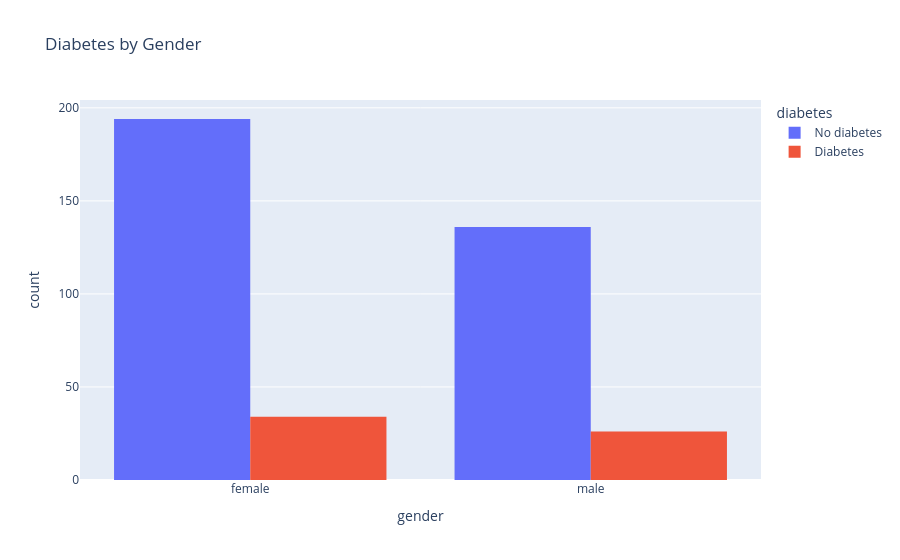

The notebook cell saved with this chart:
### Code cell
px.histogram(df, x='gender', color='diabetes', barmode='group', title='Diabetes by Gender')

### Figure 1 — Plotly figure (JSON) as saved in the notebook; plotly's stock layout.template omitted (floating-point values rounded to 4 significant figures; data arrays with more than 128 entries replaced by an {"elided": "..."} marker saying what was removed)
{"data": [{"alignmentgroup": "True", "bingroup": "x", "hovertemplate": "diabetes=No diabetes<br>gender=%{x}<br>count=%{y}<extra></extra>", "legendgroup": "No diabetes", "marker": {"color": "#636efa", "pattern": {"shape": ""}}, "name": "No diabetes", "offsetgroup": "No diabetes", "orientation": "v", "showlegend": true, "type": "histogram", "x": {"elided": "330 str values"}, "xaxis": "x", "yaxis": "y"}, {"alignmentgroup": "True", "bingroup": "x", "hovertemplate": "diabetes=Diabetes<br>gender=%{x}<br>count=%{y}<extra></extra>", "legendgroup": "Diabetes", "marker": {"color": "#EF553B", "pattern": {"shape": ""}}, "name": "Diabetes", "offsetgroup": "Diabetes", "orientation": "v", "showlegend": true, "type": "histogram", "x": ["male", "female", "female", "male", "female", "female", "female", "female", "male", "female", "male", "male", "female", "male", "male", "female", "female", "female", "female", "male", "male", "male", "female", "male", "female", "male", "female", "female", "male", "male", "female", "male", "female", "female", "male", "female", "female", "female", "female", "female", "male", "male", "female", "male", "male", "female", "male", "male", "male", "female", "female", "male", "female", "female", "male", "female", "male", "female", "female", "female"], "xaxis": "x", "yaxis": "y"}], "layout": {"barmode": "group", "legend": {"title": {"text": "diabetes"}, "tracegroupgap": 0}, "title": {"text": "Diabetes by Gender"}, "xaxis": {"anchor": "y", "domain": [0, 1], "title": {"text": "gender"}}, "yaxis": {"anchor": "x", "domain": [0, 1], "title": {"text": "count"}}}}
